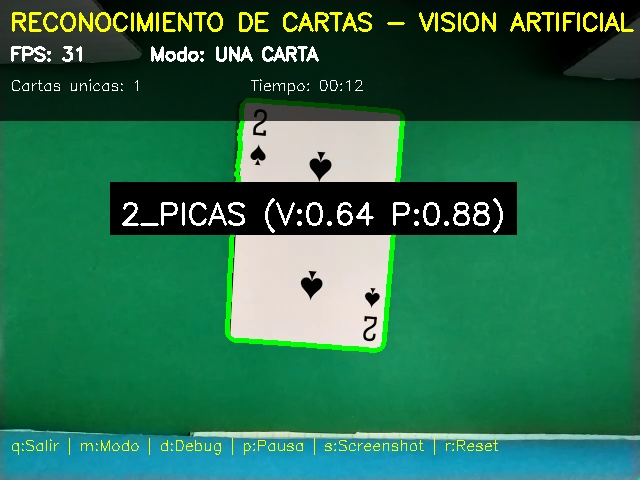
#> input picture retos_examenes/examen_parcial/Documentacion/img/primera-carta-identificada.jpg, 640 x 480 px; its folder holds only this picture in this run
$ python -i preprocessing.py   (imports and definitions only)
#> lines starting #> are read from the running program, lines starting #| are printed output that depends on the picture; after the words box and inside, x2 and y2 are one past the last pixel; in counts of white or black regions, pixels touching at a corner belong together
### retos_examenes/examen_parcial/config/settings.py
"""
Configuración global del proyecto de reconocimiento de cartas.
Centraliza todas las constantes para facilitar ajustes.

TÉCNICAS UTILIZADAS:
    ✅ Visión artificial clásica
    ✅ Template matching (correlación normalizada)
    ✅ Segmentación por color HSV
    ✅ Operaciones morfológicas
    ❌ SIN Machine Learning
    ❌ SIN Redes Neuronales
"""

import numpy as np
import os

RTSP_URL = 'rtsp://172.20.10.8:8080/h264.sdp'


# PARÁMETROS DE VISIÓN ARTIFICIAL


# Dimensiones normalizadas de la carta (en píxeles)
CARD_WIDTH = 200
CARD_HEIGHT = 300

# Región de Interés (ROI) para el valor y palo en la esquina superior izquierda
# Formato: (x_inicio, y_inicio, ancho, alto)
ROI_CORNER_VALUE = (0, 3, 85, 50)  # más ancho para capturar "10" completo
ROI_CORNER_SUIT = (5, 50, 40, 40)  # Sin cambios


# CALIBRACIÓN DE COLORES HSV (RESULTADO DE FASE 2)

# Estos valores deben ser actualizados después de ejecutar 1_calibrar_hsv.py
# IMPORTANTE: Estos valores son para DETECTAR EL TAPETE (fondo verde)

# VALORES ACTUALIZADOS DESDE TU CALIBRACIÓN:
LOWER_COLOR_FONDO = np.array([35, 153, 0])
UPPER_COLOR_FONDO = np.array([105, 255, 255])

# Valores HSV para detectar ROJOS (corazones y diamantes)
LOWER_RED_HSV_1 = np.array([0, 30, 30])    # Rojo en rango bajo
UPPER_RED_HSV_1 = np.array([15, 255, 255])
LOWER_RED_HSV_2 = np.array([150, 30, 30])  # Menos saturación
UPPER_RED_HSV_2 = np.array([179, 255, 255])


# PROCESAMIENTO DE IMAGEN


# Parámetros de GaussianBlur
BLUR_KERNEL_SIZE = (5, 5)
BLUR_SIGMA = 0  # 0 = calculado automáticamente

# Parámetros de umbralización
THRESHOLD_VALUE = 150      # Valor para separar carta del fondo
THRESHOLD_MAX = 255        # Valor máximo en imagen binaria

# Filtros de contornos
MIN_CONTOUR_AREA = 5000    # Área mínima para considerar una carta válida
EPSILON_FACTOR = 0.03      # Factor para aproximación poligonal (3% del perímetro)


# TEMPLATE MATCHING (TÉCNICA PRINCIPAL DE CLASIFICACIÓN)


# Dimensiones de los templates
TEMPLATE_VALUE_SIZE = (30, 50)   # Ancho x Alto para valores (AS, 2-10, J, Q, K)
TEMPLATE_SUIT_SIZE = (40, 40)    # Ancho x Alto para símbolos de palos

# Método de matching de OpenCV
# Opciones: cv2.TM_CCOEFF_NORMED, cv2.TM_CCORR_NORMED, cv2.TM_SQDIFF_NORMED
TEMPLATE_MATCHING_METHOD = 'TM_CCOEFF_NORMED'

# Umbral mínimo para considerar un match válido (0.0 a 1.0)
TEMPLATE_MATCH_THRESHOLD = 0.35


# RUTAS Y DIRECTORIOS


# Directorio base del proyecto
BASE_DIR = os.path.dirname(os.path.dirname(os.path.abspath(__file__)))

# Directorios de datos
DATA_DIR = os.path.join(BASE_DIR, 'data')
REFERENCE_DIR = os.path.join(DATA_DIR, 'imagenes_referencia')
TEMPLATES_DIR = os.path.join(DATA_DIR, 'templates')
TEMPLATES_VALUES_DIR = os.path.join(TEMPLATES_DIR, 'valores')
TEMPLATES_SUITS_DIR = os.path.join(TEMPLATES_DIR, 'palos')

# Crear directorios si no existen
for directory in [DATA_DIR, REFERENCE_DIR, TEMPLATES_DIR,
                TEMPLATES_VALUES_DIR, TEMPLATES_SUITS_DIR]:
    os.makedirs(directory, exist_ok=True)
#> further down, picture is the input picture: shape (480, 640, 3); mean B, G, R 78.3, 109.7, 41.2


# DEFINICIÓN DE CARTAS


# Valores de las cartas (en orden)
CARD_VALUES = ['AS', '2', '3', '4', '5', '6', '7', '8', '9', '10', 'J', 'Q', 'K']

# Palos de las cartas
CARD_SUITS = ['PICAS', 'CORAZONES', 'DIAMANTES', 'TREBOLES']

# Diccionario de colores por palo (para validación)
SUIT_COLORS = {
    'PICAS': 'negro',
    'CORAZONES': 'rojo',
    'DIAMANTES': 'rojo',
    'TREBOLES': 'negro'
}

# Todas las cartas posibles (52)
ALL_CARDS = [f"{value}_{suit}" for value in CARD_VALUES for suit in CARD_SUITS]


# PARÁMETROS DE VISUALIZACIÓN


# Colores para dibujar (formato BGR)
COLOR_GREEN = (0, 255, 0)      # Verde para contornos válidos
COLOR_RED = (0, 0, 255)        # Rojo para contornos inválidos
COLOR_BLUE = (255, 0, 0)       # Azul para ROIs
COLOR_YELLOW = (0, 255, 255)   # Amarillo para texto
COLOR_WHITE = (255, 255, 255)  # Blanco para texto principal

# Parámetros de texto
FONT = 'FONT_HERSHEY_SIMPLEX'
FONT_SCALE = 0.7
FONT_THICKNESS = 2

# Tamaño de ventanas de visualización
DISPLAY_WIDTH = 800
DISPLAY_HEIGHT = 600


# CONFIGURACIÓN DE CAPTURA


# Tiempo mínimo entre capturas (segundos)
CAPTURE_COOLDOWN = 0.5

# Número mínimo de capturas por carta recomendado
MIN_CAPTURES_PER_CARD = 4


# CONFIGURACIÓN DE LOGGING


# Nivel de logging: 'DEBUG', 'INFO', 'WARNING', 'ERROR'
LOG_LEVEL = 'INFO'

# Archivo de log
LOG_FILE = os.path.join(BASE_DIR, 'card_recognition.log')


# FUNCIONES AUXILIARES


def get_rtsp_url():
    """Retorna la URL RTSP configurada."""
    return RTSP_URL

# [45 lines left out: functions get_card_label, is_valid_card_label, print_config_summary, not called in this run]

# [2 lines that do not run on import are left out]

### retos_examenes/examen_parcial/src/vision/preprocessing.py
"""
Módulo de preprocesamiento de imágenes para detección de cartas.

Contiene funciones para:
    - Segmentación de cartas del fondo
    - Corrección de perspectiva
    - Normalización de dimensiones
    - Detección de múltiples cartas
"""

import cv2
import numpy as np
import sys
import os
sys.path.append(os.path.dirname(os.path.dirname(os.path.dirname(os.path.abspath(__file__)))))

from config.settings import (
    CARD_WIDTH, CARD_HEIGHT,
    LOWER_COLOR_FONDO, UPPER_COLOR_FONDO,
    BLUR_KERNEL_SIZE, BLUR_SIGMA,
    MIN_CONTOUR_AREA, EPSILON_FACTOR
)

def order_points(pts):
    """
    Ordena los 4 puntos de un contorno rectangular.

    Args:
        pts (np.ndarray): Array de 4 puntos (puede ser shape (4,1,2) o (4,2))

    Returns:
        np.ndarray: Array (4,2) con puntos ordenados:
            [0] = superior-izquierda
            [1] = superior-derecha
            [2] = inferior-derecha
            [3] = inferior-izquierda

    Método:
        - Suma mínima → esquina superior-izquierda
        - Suma máxima → esquina inferior-derecha
        - Diferencia mínima (y-x) → esquina superior-derecha
        - Diferencia máxima (y-x) → esquina inferior-izquierda
    """
    # Reshape a (4, 2) si es necesario
    pts = pts.reshape(4, 2)
    rect = np.zeros((4, 2), dtype="float32")

    # La suma de coordenadas identifica esquinas opuestas
    s = pts.sum(axis=1)
    rect[0] = pts[np.argmin(s)]  # Top-Left (mínima suma)
    rect[2] = pts[np.argmax(s)]  # Bottom-Right (máxima suma)

    # Diferencia de coordenadas
    diff = np.diff(pts, axis=1)
    rect[1] = pts[np.argmin(diff)]  # Top-Right (mínima diferencia)
    rect[3] = pts[np.argmax(diff)]  # Bottom-Left (máxima diferencia)

    return rect

# [72 lines left out: function preprocess_and_warp, not called in this run]
def detect_multiple_cards(frame, debug=False):
    """
    Detecta y normaliza MÚLTIPLES cartas en el mismo frame.

    Args:
        frame (np.ndarray): Frame BGR de la cámara
        debug (bool): Si True, retorna info adicional

    Returns:
        list: Lista de tuplas (warped_card, contour, center)
            - warped_card: Imagen normalizada de la carta
            - contour: Contorno de la carta en el frame original
            - center: Coordenadas (x, y) del centro del contorno

    Diferencia con preprocess_and_warp():
        - Esta función procesa TODOS los contornos válidos
        - preprocess_and_warp() solo procesa el más grande
    """
#> called with debug = False
    cards = []

    # 1. Pre-procesamiento (igual que en preprocess_and_warp)
    hsv = cv2.cvtColor(frame, cv2.COLOR_BGR2HSV)
#> hsv: shape (480, 640, 3); mean H, S, V 65.4, 184.6, 112.5
    blurred = cv2.GaussianBlur(hsv, BLUR_KERNEL_SIZE, BLUR_SIGMA)
#> blurred: shape (480, 640, 3); mean H, S, V 65.4, 184.6, 112.5

    # 2. Segmentación
    mask_fondo = cv2.inRange(blurred, LOWER_COLOR_FONDO, UPPER_COLOR_FONDO)
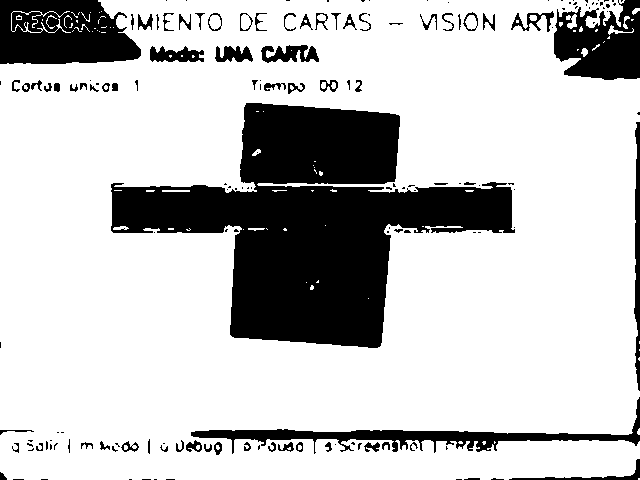
#> mask_fondo: shape (480, 640); 77.3% white; 165 black regions (95 under 20 px), largest, box (x1, y1, x2, y2) and area: (111, 103, 515, 348) 45931, (0, 0, 141, 64) 7289, (554, 0, 640, 80) 4866
    mask_carta = cv2.bitwise_not(mask_fondo)

    # 3. Limpieza morfológica
    kernel = np.ones((3, 3), np.uint8)
    mask_carta = cv2.morphologyEx(mask_carta, cv2.MORPH_CLOSE, kernel)
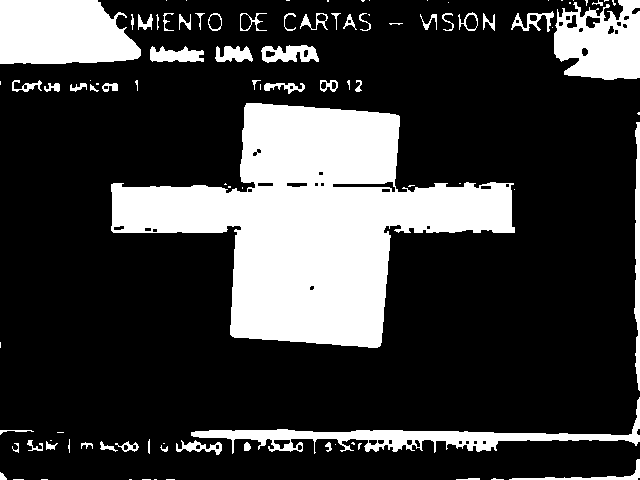
#> mask_carta: shape (480, 640); 23.3% white; 97 white regions (46 under 20 px), largest, box (x1, y1, x2, y2) and area: (111, 103, 515, 348) 46798, (0, 0, 141, 64) 7737, (554, 0, 640, 80) 5103
    mask_carta = cv2.morphologyEx(mask_carta, cv2.MORPH_OPEN, kernel)
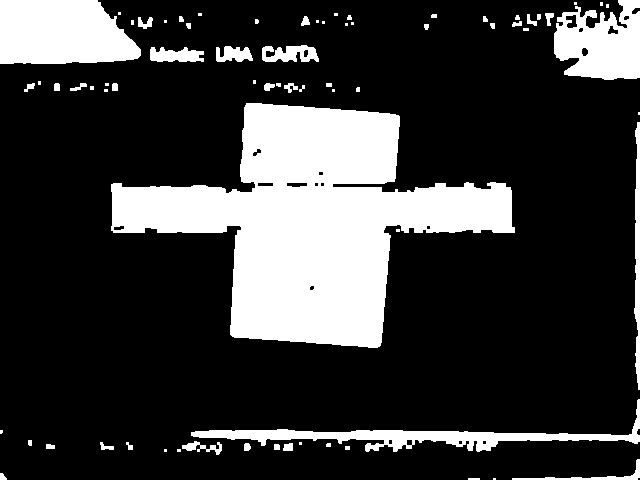
#> mask_carta: shape (480, 640); 22.5% white; 72 white regions (30 under 20 px)

    # 4. Detección de contornos
    contours, _ = cv2.findContours(mask_carta, cv2.RETR_EXTERNAL, cv2.CHAIN_APPROX_SIMPLE)
#> contours = 72 contours, 44 with area under 20; largest, box (x1, y1, x2, y2) and area: (111, 103, 515, 348) 46092, (0, 0, 141, 64) 7514, (554, 0, 640, 80) 4970, (191, 399, 640, 452) 4102, (634, 122, 640, 390) 872

    if not contours:
        return cards

    # 5. Procesar cada contorno válido
    for contour in contours:
        # Filtrar por área
        area = cv2.contourArea(contour)
        if area < MIN_CONTOUR_AREA:
            continue

        # Aproximación poligonal
        epsilon = 0.02 * cv2.arcLength(contour, True)
        approx = cv2.approxPolyDP(contour, epsilon, True)

        # Solo procesar si es un cuadrilátero
        if len(approx) == 4:
            points = order_points(approx)

            # Transformación de perspectiva
            pts1 = np.float32(points)
            pts2 = np.float32([
                [0, 0],
                [CARD_WIDTH, 0],
                [CARD_WIDTH, CARD_HEIGHT],
                [0, CARD_HEIGHT]
            ])

            M = cv2.getPerspectiveTransform(pts1, pts2)
            warped = cv2.warpPerspective(frame, M, (CARD_WIDTH, CARD_HEIGHT))

            # Calcular centro del contorno para etiquetar
            M_contour = cv2.moments(contour)
            if M_contour["m00"] != 0:
                cx = int(M_contour["m10"] / M_contour["m00"])
                cy = int(M_contour["m01"] / M_contour["m00"])
            else:
                cx, cy = 0, 0

            cards.append((warped, contour, (cx, cy)))
#> this loop made 72 passes
#> (area, epsilon, pts1, pts2, cx, cy) on pass 72: (7513.5, 7.85, [[0, 0], [97, 0], [140, 55], [0, 63]], [[0, 0], [200, 0], [200, 300], [0, 300]], 60, 32)
#> area on passes 3, 4, 8, 9, 11, 12: 25, 283.5, 24.5, 28.5, 54, 36.5
#> after the loop, cards = 1 item

    return cards


# [228 lines left out: functions visualize_detection, extract_roi_region, is_red_card, binarize_roi, get_card_orientation, auto_rotate_card and 4 more, not called in this run]


# [5 lines not run here, left out]

>>> import cv2
>>> picture = cv2.imread('../../Documentacion/img/primera-carta-identificada.jpg')
>>> result = detect_multiple_cards(picture)
#> result = 1 item
